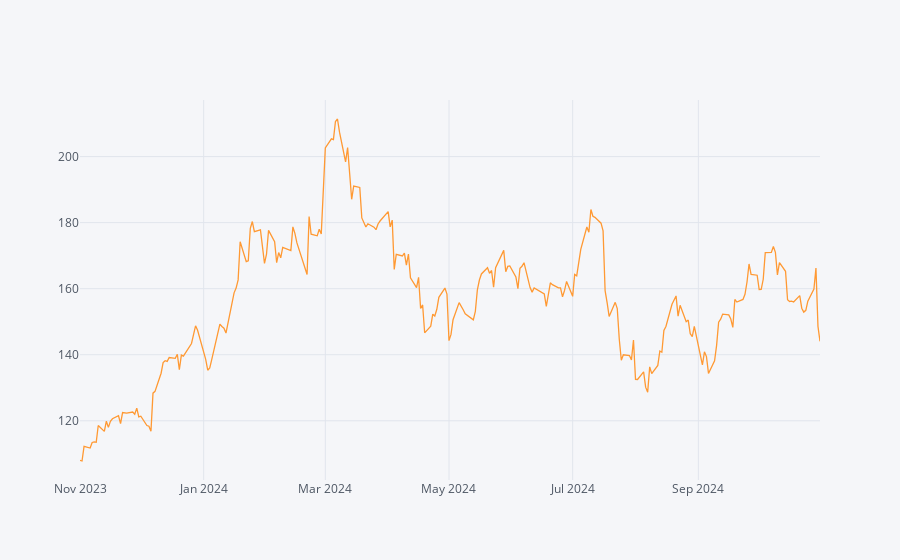

Here is the notebook cell this chart was saved with:
### Code cell
df['Close'].iplot()

### Figure 1 — Plotly figure (JSON) as saved in the notebook; plotly's stock layout.template omitted (floating-point values rounded to 4 significant figures; data arrays with more than 128 entries replaced by an {"elided": "..."} marker saying what was removed)
{"data": [{"line": {"color": "rgba(255, 153, 51, 1.0)", "dash": "solid", "shape": "linear", "width": 1.3}, "mode": "lines", "name": "Close", "text": "", "type": "scatter", "x": {"elided": "252 str values"}, "y": {"elided": "252 float values"}}], "layout": {"legend": {"bgcolor": "#F5F6F9", "font": {"color": "#4D5663"}}, "paper_bgcolor": "#F5F6F9", "plot_bgcolor": "#F5F6F9", "title": {"font": {"color": "#4D5663"}}, "xaxis": {"gridcolor": "#E1E5ED", "showgrid": true, "tickfont": {"color": "#4D5663"}, "title": {"font": {"color": "#4D5663"}, "text": ""}, "zerolinecolor": "#E1E5ED"}, "yaxis": {"gridcolor": "#E1E5ED", "showgrid": true, "tickfont": {"color": "#4D5663"}, "title": {"font": {"color": "#4D5663"}, "text": ""}, "zerolinecolor": "#E1E5ED"}}}
